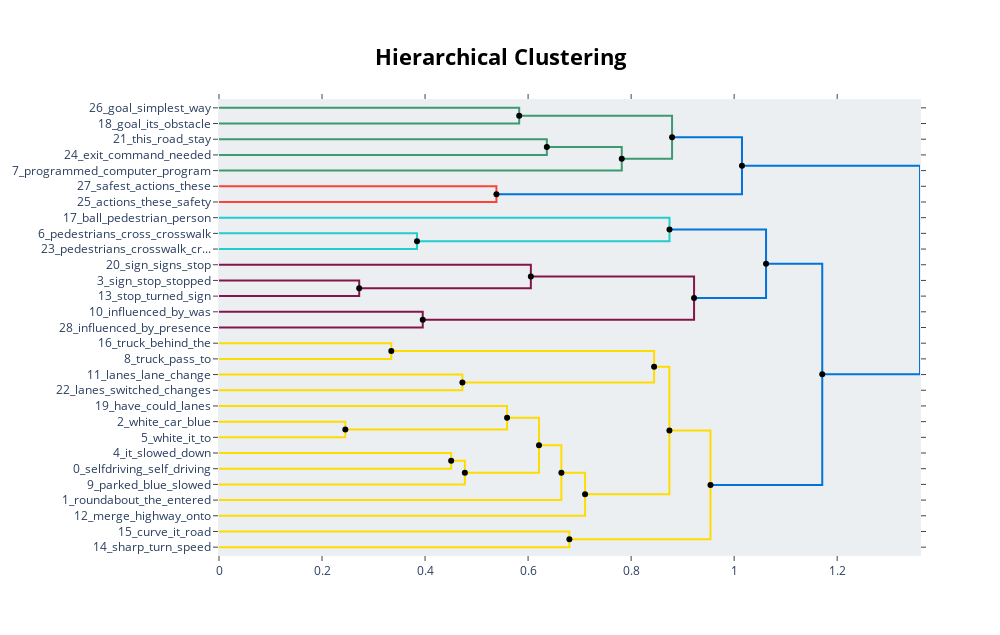

Source (notebook cell):
### Code cell
# Visual hierarchy of topics
hierarchical_topics = topic_model.hierarchical_topics(output["Text"])
topic_model.visualize_hierarchy(hierarchical_topics=hierarchical_topics).show()

### Figure 1 — Plotly figure (JSON) as saved in the notebook; plotly's stock layout.template omitted (floating-point values rounded to 4 significant figures)
{"data": [{"hoverinfo": "text", "marker": {"color": "rgb(61,153,112)"}, "mode": "lines", "text": ["goal_simplest_way_reach_its", "", "", "goal_its_obstacle_path_blue"], "x": [0.0, 0.5827, 0.5827, 0.0], "xaxis": "x", "y": [-5.0, -5.0, -15.0, -15.0], "yaxis": "y", "type": "scatter"}, {"hoverinfo": "text", "marker": {"color": "rgb(61,153,112)"}, "mode": "lines", "text": ["this_road_stay_quickest_logical", "", "", "exit_command_needed_get_to"], "x": [0.0, 0.6364, 0.6364, 0.0], "xaxis": "x", "y": [-25.0, -25.0, -35.0, -35.0], "yaxis": "y", "type": "scatter"}, {"hoverinfo": "text", "marker": {"color": "rgb(61,153,112)"}, "mode": "lines", "text": ["exit_this_to_needed_it", "", "", "programmed_computer_program_was_to"], "x": [0.6364, 0.7818, 0.7818, 0.0], "xaxis": "x", "y": [-30.0, -30.0, -45.0, -45.0], "yaxis": "y", "type": "scatter"}, {"hoverinfo": "text", "marker": {"color": "rgb(61,153,112)"}, "mode": "lines", "text": ["goal_its_reach_way_most", "", "", "programmed_was_to_exit_it"], "x": [0.5827, 0.8795, 0.8795, 0.7818], "xaxis": "x", "y": [-10.0, -10.0, -37.5, -37.5], "yaxis": "y", "type": "scatter"}, {"hoverinfo": "text", "marker": {"color": "rgb(255,65,54)"}, "mode": "lines", "text": ["safest_actions_these_his_remain", "", "", "actions_these_safety_took_bestsafest"], "x": [0.0, 0.5385, 0.5385, 0.0], "xaxis": "x", "y": [-55.0, -55.0, -65.0, -65.0], "yaxis": "y", "type": "scatter"}, {"hoverinfo": "text", "marker": {"color": "rgb(0,116,217)"}, "mode": "lines", "text": ["programmed_goal_was_its_to", "", "", "actions_safest_these_took_safety"], "x": [0.8795, 1.015, 1.015, 0.5385], "xaxis": "x", "y": [-23.75, -23.75, -60.0, -60.0], "yaxis": "y", "type": "scatter"}, {"hoverinfo": "text", "marker": {"color": "rgb(35,205,205)"}, "mode": "lines", "text": ["pedestrians_cross_crosswalk_street_right", "", "", "pedestrians_crosswalk_crossing_crosswalks_pedestrian"], "x": [0.0, 0.3844, 0.3844, 0.0], "xaxis": "x", "y": [-85.0, -85.0, -95.0, -95.0], "yaxis": "y", "type": "scatter"}, {"hoverinfo": "text", "marker": {"color": "rgb(35,205,205)"}, "mode": "lines", "text": ["ball_pedestrian_person_kid_them", "", "", "pedestrians_cross_crosswalk_street_people"], "x": [0.0, 0.8745, 0.8745, 0.3844], "xaxis": "x", "y": [-75.0, -75.0, -90.0, -90.0], "yaxis": "y", "type": "scatter"}, {"hoverinfo": "text", "marker": {"color": "rgb(133,20,75)"}, "mode": "lines", "text": ["sign_stop_stopped_blue_car", "", "", "stop_turned_sign_right_left"], "x": [0.0, 0.2722, 0.2722, 0.0], "xaxis": "x", "y": [-115.0, -115.0, -125.0, -125.0], "yaxis": "y", "type": "scatter"}, {"hoverinfo": "text", "marker": {"color": "rgb(133,20,75)"}, "mode": "lines", "text": ["sign_signs_stop_traffic_make", "", "", "stop_sign_stopped_right_turned"], "x": [0.0, 0.6054, 0.6054, 0.2722], "xaxis": "x", "y": [-105.0, -105.0, -120.0, -120.0], "yaxis": "y", "type": "scatter"}, {"hoverinfo": "text", "marker": {"color": "rgb(133,20,75)"}, "mode": "lines", "text": ["influenced_by_was_it_turning", "", "", "influenced_by_presence_decisions_blue"], "x": [0.0, 0.3955, 0.3955, 0.0], "xaxis": "x", "y": [-135.0, -135.0, -145.0, -145.0], "yaxis": "y", "type": "scatter"}, {"hoverinfo": "text", "marker": {"color": "rgb(133,20,75)"}, "mode": "lines", "text": ["sign_stop_stopped_the_intersection", "", "", "influenced_by_was_it_turning"], "x": [0.6054, 0.9222, 0.9222, 0.3955], "xaxis": "x", "y": [-112.5, -112.5, -140.0, -140.0], "yaxis": "y", "type": "scatter"}, {"hoverinfo": "text", "marker": {"color": "rgb(0,116,217)"}, "mode": "lines", "text": ["pedestrians_cross_crosswalk_ball_pedestrian", "", "", "stop_sign_stopped_the_car"], "x": [0.8745, 1.062, 1.062, 0.9222], "xaxis": "x", "y": [-82.5, -82.5, -126.2, -126.2], "yaxis": "y", "type": "scatter"}, {"hoverinfo": "text", "marker": {"color": "rgb(255,220,0)"}, "mode": "lines", "text": ["truck_behind_the_lane_pass", "", "", "truck_pass_to_move_and"], "x": [0.0, 0.3345, 0.3345, 0.0], "xaxis": "x", "y": [-155.0, -155.0, -165.0, -165.0], "yaxis": "y", "type": "scatter"}, {"hoverinfo": "text", "marker": {"color": "rgb(255,220,0)"}, "mode": "lines", "text": ["lanes_lane_change_it_changing", "", "", "lanes_switched_changes_blue_car"], "x": [0.0, 0.4725, 0.4725, 0.0], "xaxis": "x", "y": [-175.0, -175.0, -185.0, -185.0], "yaxis": "y", "type": "scatter"}, {"hoverinfo": "text", "marker": {"color": "rgb(255,220,0)"}, "mode": "lines", "text": ["truck_pass_to_the_behind", "", "", "lanes_switched_lane_change_changes"], "x": [0.3345, 0.8446, 0.8446, 0.4725], "xaxis": "x", "y": [-160.0, -160.0, -180.0, -180.0], "yaxis": "y", "type": "scatter"}, {"hoverinfo": "text", "marker": {"color": "rgb(255,220,0)"}, "mode": "lines", "text": ["white_car_blue_have_the", "", "", "white_it_to_car_was"], "x": [0.0, 0.2452, 0.2452, 0.0], "xaxis": "x", "y": [-205.0, -205.0, -215.0, -215.0], "yaxis": "y", "type": "scatter"}, {"hoverinfo": "text", "marker": {"color": "rgb(255,220,0)"}, "mode": "lines", "text": ["have_could_lanes_blue_since", "", "", "white_car_have_to_the"], "x": [0.0, 0.5592, 0.5592, 0.2452], "xaxis": "x", "y": [-195.0, -195.0, -210.0, -210.0], "yaxis": "y", "type": "scatter"}, {"hoverinfo": "text", "marker": {"color": "rgb(255,220,0)"}, "mode": "lines", "text": ["it_slowed_down_other_and", "", "", "selfdriving_self_driving_the_car"], "x": [0.0, 0.4507, 0.4507, 0.0], "xaxis": "x", "y": [-225.0, -225.0, -235.0, -235.0], "yaxis": "y", "type": "scatter"}, {"hoverinfo": "text", "marker": {"color": "rgb(255,220,0)"}, "mode": "lines", "text": ["selfdriving_driving_self_car_the", "", "", "parked_blue_slowed_car_of"], "x": [0.4507, 0.4772, 0.4772, 0.0], "xaxis": "x", "y": [-230.0, -230.0, -245.0, -245.0], "yaxis": "y", "type": "scatter"}, {"hoverinfo": "text", "marker": {"color": "rgb(255,220,0)"}, "mode": "lines", "text": ["white_car_have_could_the", "", "", "selfdriving_driving_car_self_the"], "x": [0.5592, 0.6212, 0.6212, 0.4772], "xaxis": "x", "y": [-202.5, -202.5, -237.5, -237.5], "yaxis": "y", "type": "scatter"}, {"hoverinfo": "text", "marker": {"color": "rgb(255,220,0)"}, "mode": "lines", "text": ["car_white_the_to_it", "", "", "roundabout_the_entered_exit_enter"], "x": [0.6212, 0.6646, 0.6646, 0.0], "xaxis": "x", "y": [-220.0, -220.0, -255.0, -255.0], "yaxis": "y", "type": "scatter"}, {"hoverinfo": "text", "marker": {"color": "rgb(255,220,0)"}, "mode": "lines", "text": ["car_the_white_to_roundabout", "", "", "merge_highway_onto_blue_on"], "x": [0.6646, 0.7106, 0.7106, 0.0], "xaxis": "x", "y": [-237.5, -237.5, -265.0, -265.0], "yaxis": "y", "type": "scatter"}, {"hoverinfo": "text", "marker": {"color": "rgb(255,220,0)"}, "mode": "lines", "text": ["truck_lanes_lane_to_the", "", "", "car_the_white_to_blue"], "x": [0.8446, 0.8743, 0.8743, 0.7106], "xaxis": "x", "y": [-170.0, -170.0, -251.2, -251.2], "yaxis": "y", "type": "scatter"}, {"hoverinfo": "text", "marker": {"color": "rgb(255,220,0)"}, "mode": "lines", "text": ["curve_it_road_slowed_curves", "", "", "sharp_turn_speed_it_slow"], "x": [0.0, 0.6801, 0.6801, 0.0], "xaxis": "x", "y": [-275.0, -275.0, -285.0, -285.0], "yaxis": "y", "type": "scatter"}, {"hoverinfo": "text", "marker": {"color": "rgb(255,220,0)"}, "mode": "lines", "text": ["car_the_to_white_blue", "", "", "curve_sharp_turn_it_speed"], "x": [0.8743, 0.954, 0.954, 0.6801], "xaxis": "x", "y": [-210.6, -210.6, -280.0, -280.0], "yaxis": "y", "type": "scatter"}, {"hoverinfo": "text", "marker": {"color": "rgb(0,116,217)"}, "mode": "lines", "text": ["stop_sign_the_stopped_right", "", "", "the_car_to_white_it"], "x": [1.062, 1.171, 1.171, 0.954], "xaxis": "x", "y": [-104.4, -104.4, -245.3, -245.3], "yaxis": "y", "type": "scatter"}, {"hoverinfo": "text", "marker": {"color": "rgb(0,116,217)"}, "mode": "lines", "text": ["programmed_actions_goal_was_to", "", "", "the_car_to_it_blue"], "x": [1.015, 1.361, 1.361, 1.171], "xaxis": "x", "y": [-41.88, -41.88, -174.8, -174.8], "yaxis": "y", "type": "scatter"}, {"hoverinfo": "text", "hovertext": ["exit_this_to_needed_it", "goal_its_reach_way_most", "programmed_goal_was_its_to", "sign_stop_stopped_the_intersection", "pedestrians_cross_crosswalk_ball_pedestrian", "truck_pass_to_the_behind", "selfdriving_driving_self_car_the", "white_car_have_could_the", "car_white_the_to_it", "car_the_white_to_roundabout", "truck_lanes_lane_to_the", "car_the_to_white_blue", "stop_sign_the_stopped_right", "programmed_actions_goal_was_to"], "marker": {"color": "black"}, "mode": "markers", "showlegend": false, "x": [0.6364, 0.5827, 0.8795, 0.6054, 0.8745, 0.3345, 0.4507, 0.5592, 0.6212, 0.6646, 0.8446, 0.8743, 1.062, 1.015], "y": [-30.0, -10.0, -23.75, -112.5, -82.5, -160.0, -230.0, -202.5, -220.0, -237.5, -170.0, -210.6, -104.4, -41.88], "type": "scatter"}, {"hoverinfo": "text", "hovertext": ["programmed_was_to_exit_it", "actions_safest_these_took_safety", "pedestrians_cross_crosswalk_street_people", "stop_sign_stopped_right_turned", "influenced_by_was_it_turning", "stop_sign_stopped_the_car", "lanes_switched_lane_change_changes", "white_car_have_to_the", "selfdriving_driving_car_self_the", "car_the_white_to_blue", "curve_sharp_turn_it_speed", "the_car_to_white_it", "the_car_to_it_blue"], "marker": {"color": "black"}, "mode": "markers", "showlegend": false, "x": [0.7818, 0.5385, 0.3844, 0.2722, 0.3955, 0.9222, 0.4725, 0.2452, 0.4772, 0.7106, 0.6801, 0.954, 1.171], "y": [-37.5, -60.0, -90.0, -120.0, -140.0, -126.2, -180.0, -210.0, -237.5, -251.2, -280.0, -245.3, -174.8], "type": "scatter"}], "layout": {"autosize": false, "height": 635, "hovermode": "closest", "showlegend": false, "width": 1000, "xaxis": {"mirror": "allticks", "rangemode": "tozero", "showgrid": false, "showline": true, "showticklabels": true, "ticks": "outside", "type": "linear", "zeroline": false}, "yaxis": {"mirror": "allticks", "rangemode": "tozero", "showgrid": false, "showline": true, "showticklabels": true, "tickmode": "array", "ticks": "outside", "ticktext": ["26_goal_simplest_way", "18_goal_its_obstacle", "21_this_road_stay", "24_exit_command_needed", "7_programmed_computer_program", "27_safest_actions_these", "25_actions_these_safety", "17_ball_pedestrian_person", "6_pedestrians_cross_crosswalk", "23_pedestrians_crosswalk_cr...", "20_sign_signs_stop", "3_sign_stop_stopped", "13_stop_turned_sign", "10_influenced_by_was", "28_influenced_by_presence", "16_truck_behind_the", "8_truck_pass_to", "11_lanes_lane_change", "22_lanes_switched_changes", "19_have_could_lanes", "2_white_car_blue", "5_white_it_to", "4_it_slowed_down", "0_selfdriving_self_driving", "9_parked_blue_slowed", "1_roundabout_the_entered", "12_merge_highway_onto", "15_curve_it_road", "14_sharp_turn_speed"], "tickvals": [-5.0, -15.0, -25.0, -35.0, -45.0, -55.0, -65.0, -75.0, -85.0, -95.0, -105.0, -115.0, -125.0, -135.0, -145.0, -155.0, -165.0, -175.0, -185.0, -195.0, -205.0, -215.0, -225.0, -235.0, -245.0, -255.0, -265.0, -275.0, -285.0], "type": "linear", "zeroline": false, "range": [-290.0, 0.0]}, "title": {"font": {"size": 22, "color": "Black"}, "text": "<b>Hierarchical Clustering</b>", "x": 0.5, "xanchor": "center", "yanchor": "top"}, "hoverlabel": {"font": {"size": 16, "family": "Rockwell"}, "bgcolor": "white"}, "plot_bgcolor": "#ECEFF1"}}
